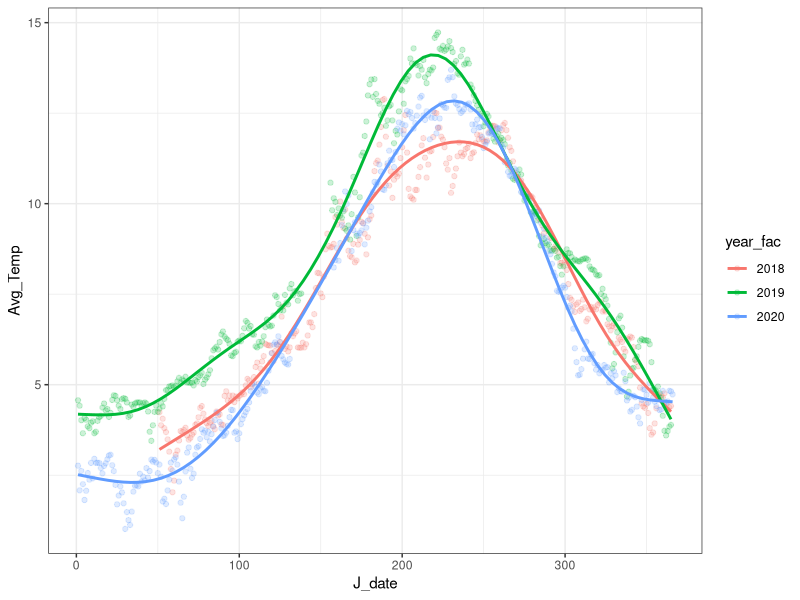
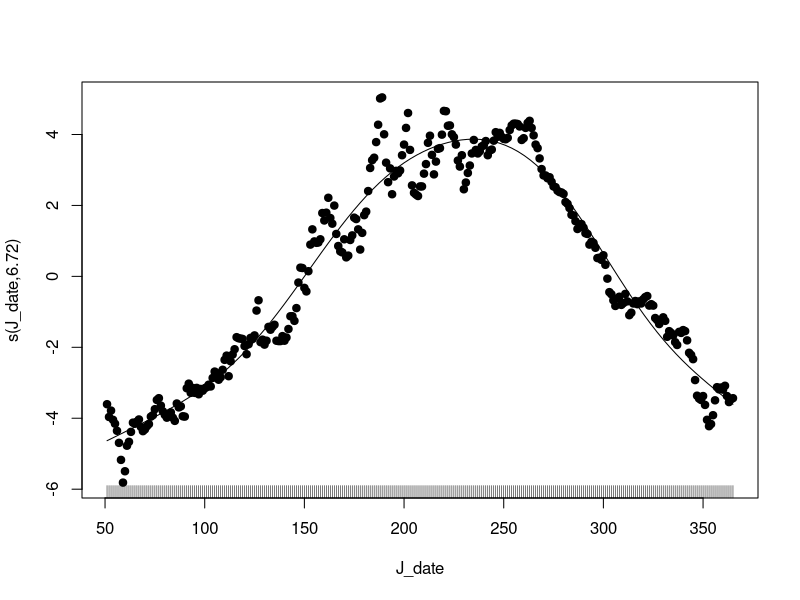
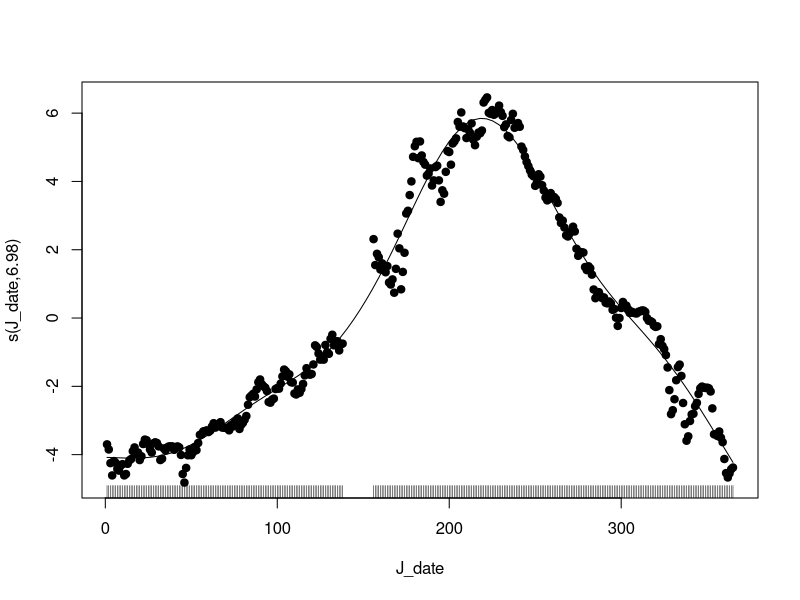
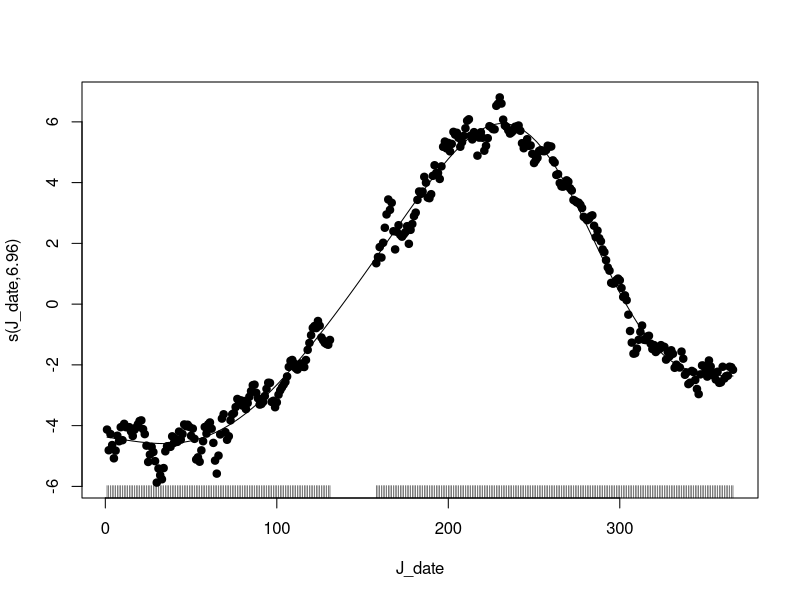
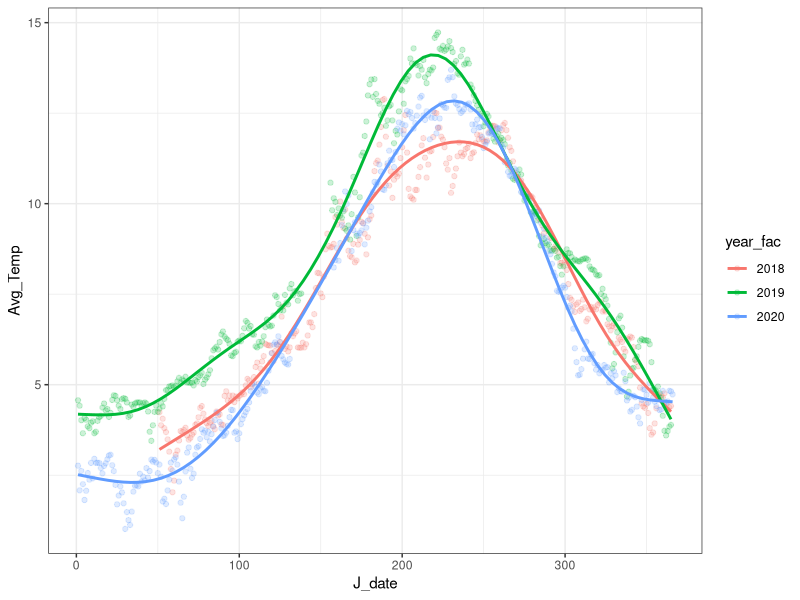

R code for these plots, in order:
# This is the data import script for ocean temp in cook bay

library(tidyverse)
library(lubridate)

# Read in the data and rename any columns that need renaming
cooktemp <- read_csv("data/DailyTempAvg1.csv")
head(cooktemp)

cooktemp <- cooktemp %>%
  rename("Avg_Temp" = "Avg Temp")

head(cooktemp)
tail(cooktemp)

##can see that last rows are all NA. Must remove these last 3 rows
cooktemp <-filter(cooktemp, !is.na(year))


tail(cooktemp) #you can see it worked 

#need to remove years 2021
cooktemp<-filter(cooktemp,year=="2018"|year=="2019" | year == "2020") # year %in% c("2018", "2019", "2020")
distinct(cooktemp, year)


#want to plot Avg Temp by date with year dif color
cooktemp <- cooktemp %>%
  mutate(year_fac = as.factor(year))

cooktemp <- cooktemp %>%
  mutate(Avg_Temp = as.numeric(Avg_Temp))

str(cooktemp)

ggplot(cooktemp, aes(J_date, Avg_Temp, color = year_fac)) +
  geom_point(alpha = 0.2) +
  theme_bw() +
  geom_smooth(method = "gam", formula = y ~ s(x, k = 8), se = F)

ggsave("./figs/Cook_Bay_Temp1.png", width = 6, height = 4, units = 'in')

# fit gam to predict maximum, etc. 
drop <- is.na(cooktemp$Avg_Temp)
cooktemp <- cooktemp[!drop,]

# check
sum(is.na(cooktemp$Avg_Temp))

mod_2018 <- mgcv::gam(Avg_Temp ~ s(J_date, k = 8), data = filter(cooktemp, year_fac == 2018))

plot(mod_2018, resid = T, pch = 19, se = F)

max(predict(mod_2018, se.fit = F))
## 2019
mod_2019 <- mgcv::gam(Avg_Temp ~ s(J_date, k = 8), data = filter(cooktemp, year_fac == 2019))

plot(mod_2019, resid = T, pch = 19, se = F)

max(predict(mod_2019, se.fit = F))

## 2020
mod_2020 <- mgcv::gam(Avg_Temp ~ s(J_date, k = 8), data = filter(cooktemp, year_fac == 2020))

plot(mod_2020, resid = T, pch = 19, se = F)

max(predict(mod_2020, se.fit = F))

##Mike make plot better by only showing curve and not datapoints?
##Mike test if years different in cooktemp?
